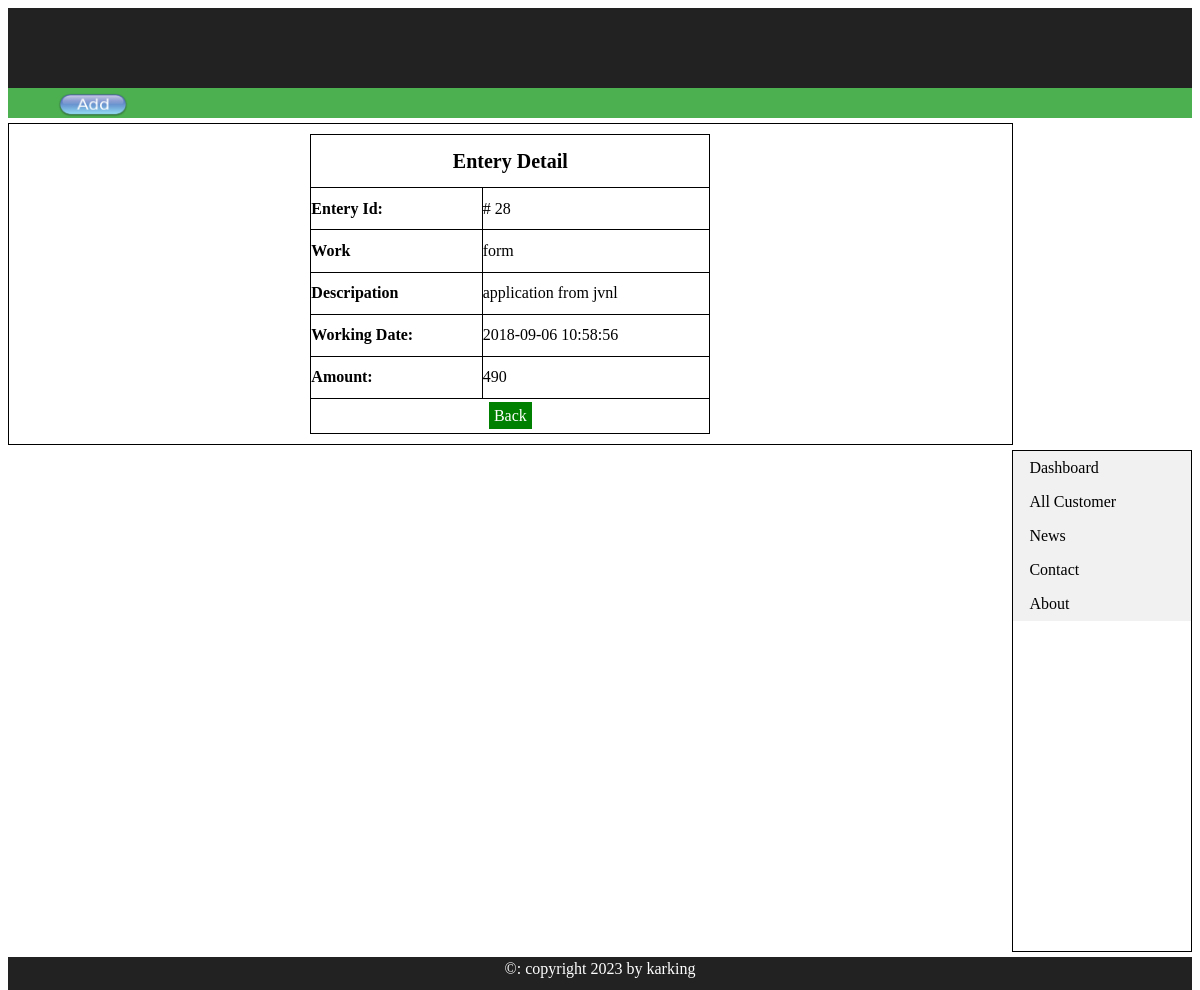
/view_work.php?en_id=28, run on the app's committed database.
### tables this page shows
CREATE TABLE `entery` (
  `entery_id` int(50) NOT NULL,
  `cos_id` int(50) NOT NULL,
  `date` timestamp NOT NULL DEFAULT CURRENT_TIMESTAMP,
  `work` text NOT NULL,
  `wr_desc` text NOT NULL,
  `price` int(20) NOT NULL
);

### view_work.php (the view, shortened to what this page needs)
<?php
include("includes/db24.php");
?>
<html>
<head>
 <body>
  <div class="header">
  </div>
  <div class="navbar"><a href="add_costumer.php"><img src="images/add1.png" height="24" width="70"></a></div>
  <div class="left_content">
<?php
		$user = $_GET['en_id'];
        $get_user = "select * from entery where entery_id='$user'";
        $run_user = mysqli_query($con, $get_user);
        $row=mysqli_fetch_array($run_user);
	   $entery_id=$row['entery_id'];
      $work=$row['work'];
	  $wr_desc=$row['wr_desc'];
	  $date=$row['date'];
	  $price=$row['price'];
?>
<table align="center"width="400px"height="300px">
<tr><td align="center" colspan="2"style="font-size:20px;"><b> Entery Detail </b></td></tr>
  <tr>
  <td><b>Entery Id: </b></td>
  <td>  #
  <?php echo $entery_id;?>
  </td>
  </tr>
    <tr>
  <td><b>Work</b></td>
  <td>
 <?php echo $work;?>
  </td>
  </tr>
      <tr>
  <td><b>Descripation</b></td>
  <td>
 <?php echo $wr_desc;?>
  </td>
  </tr>
  <tr>
  <td><b>Working Date: </b></td>
  <td>
  <?php echo $date;?>
  </td>
  </tr>
    <tr>
  <td><b>Amount: </b></td>
  <td>
  <?php echo $price;?>
  </td>
  </tr>
<tr style="height:35px;">
	<td align="center" colspan="2"><a href="all_costumer.php"style="text-decoration:none; color:#fff;background: green;padding:5px;">Back</a>
  </tr>
  </table>
  </div>
  <div class="right_content">
    <ul>
	   <li><a href="index.php">Dashboard</a></li>
       <li><a href="all_costumer.php">All Customer</a></li>
       <li><a href="#news">News</a></li>
       <li><a href="#contact">Contact</a></li>
       <li><a href="#about">About</a></li>
    </ul>
  </div>
  <div class="footer"><div align="center" class="footer_text">&copy: copyright 2023 by karking</div></div>
 </body>
</html>

### view_work.php (style rules this page uses)
.header { padding-top:10px; padding-left:10px; height:70px; width:auto; background:#222; }
.navbar { padding-top:5px; padding-left:50px; height:25px; width:auto; background:#4caf50; }
.left_content { float:left; padding:10px; margin-top:5px; height:auto; width:83%; background:#fff; border:1px solid black; }
table,td { padding:0px; border:1px solid black; border-collapse: collapse; }
.right_content { float:right; margin-top:5px; height:500px; width:15%; background:#fff; border:1px solid black; }
ul { list-style-type: none; margin: 0; padding: 0; width: 100%; background-color: #f1f1f1; }
li a { display: block; color: #000; padding: 8px 16px; text-decoration: none; }
.footer { margin-top:5px; padding-top:3px; float:left; height:30px; width:100%; background:#222; }
.footer_text { color:#fff; }

### data on the page
entery: entery_id "28", work "form", wr_desc "application from jvnl", date "2018-09-06 10:58:56", price "490"
